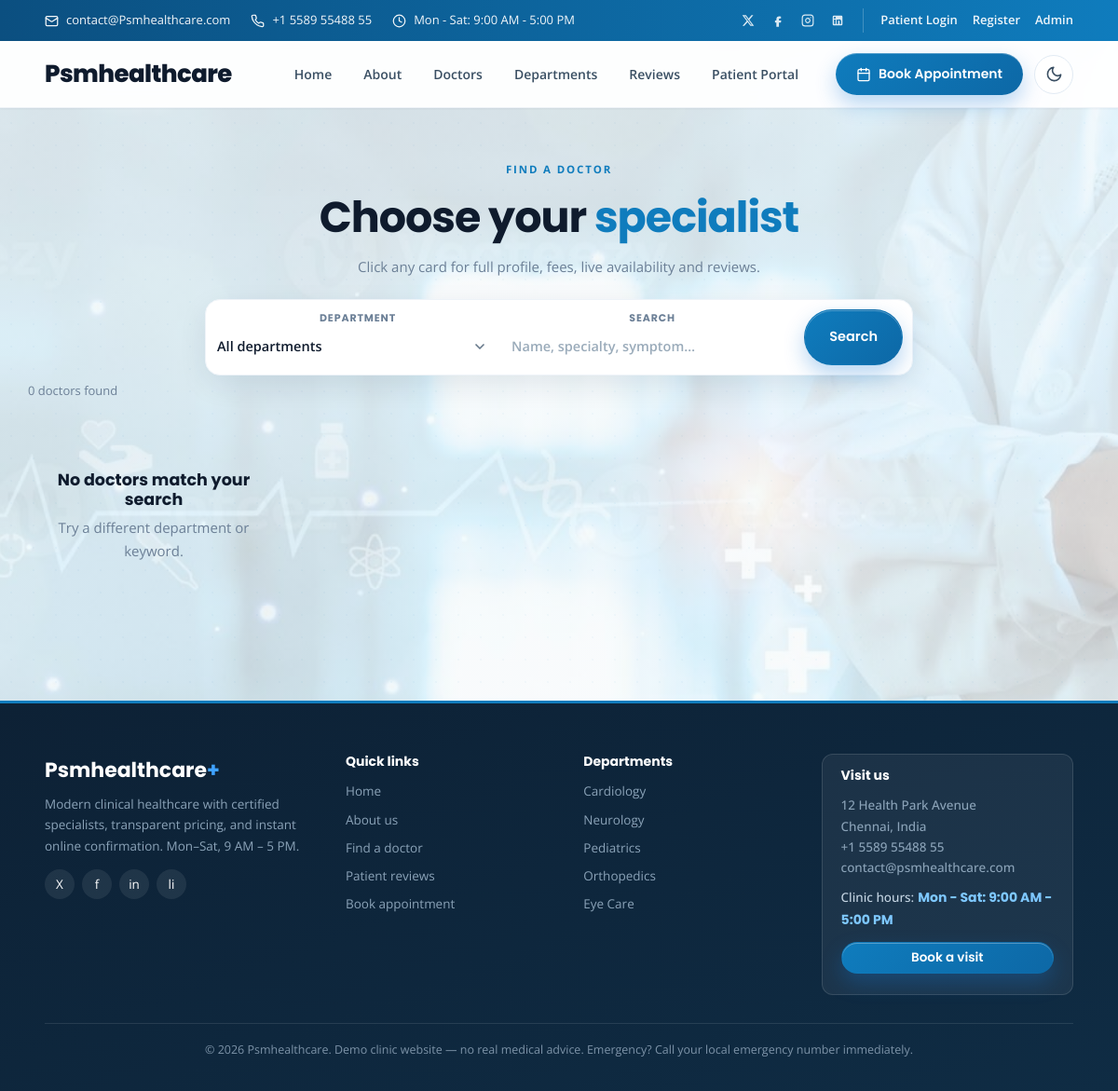
/doctors?dept=8, run on an earlier commit of the app's database.
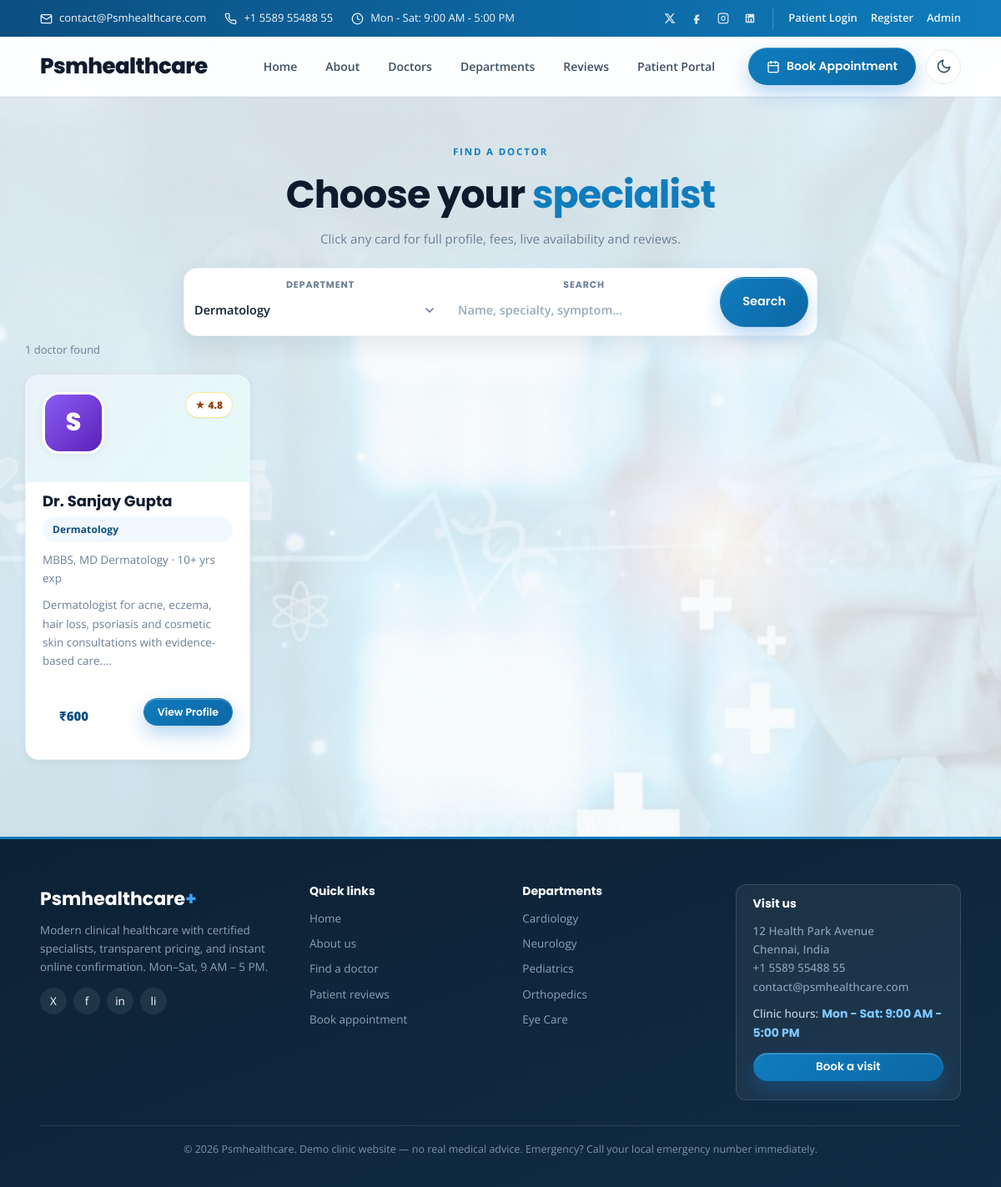
And on a later commit of the database.
### tables this page shows
CREATE TABLE doctors (
        id INTEGER PRIMARY KEY AUTOINCREMENT,
        name TEXT NOT NULL,
        branch_id INTEGER NOT NULL REFERENCES branches(id) ON DELETE CASCADE
    , qualification TEXT NOT NULL DEFAULT '', experience INTEGER NOT NULL DEFAULT 0, bio TEXT NOT NULL DEFAULT '', languages TEXT NOT NULL DEFAULT 'English', fee INTEGER NOT NULL DEFAULT 500, rating REAL NOT NULL DEFAULT 4.8);

CREATE TABLE branches (
        id INTEGER PRIMARY KEY AUTOINCREMENT,
        name TEXT NOT NULL UNIQUE
    );

### app.py (the view)
@app.route("/doctors")
def doctors_page():
    q = (request.args.get("q") or "").strip()
    dept = request.args.get("dept", type=int)
    connection = db()
    branches = connection.execute("SELECT * FROM branches ORDER BY name").fetchall()
    sql = """
        SELECT d.*, b.name AS branch FROM doctors d
        JOIN branches b ON b.id = d.branch_id WHERE 1=1
    """
    params = []
    if dept:
        sql += " AND d.branch_id = ?"
        params.append(dept)
    if q:
        sql += " AND (d.name LIKE ? OR d.qualification LIKE ? OR b.name LIKE ?)"
        params += [f"%{q}%", f"%{q}%", f"%{q}%"]
    sql += " ORDER BY d.rating DESC, d.experience DESC"
    doctors = connection.execute(sql, params).fetchall()
    connection.close()
    return render_template("doctors.html", doctors=doctors, branches=branches, q=q, active_dept=dept)

### app.py (called while the page is built)
def db():
    os.makedirs(os.path.dirname(DB_PATH), exist_ok=True)
    connection = sqlite3.connect(DB_PATH)
    connection.row_factory = sqlite3.Row
    connection.execute("PRAGMA foreign_keys = ON")
    return connection

def current_user():
    return session.get("user")

@app.context_processor
def globals_for_templates():
    return {
        "current_user": current_user(),
        "today": date.today().isoformat(),
        "booking_days": BOOKING_DAYS,
        "consultation_fee": CONSULTATION_FEE,
        "currency_symbol": CURRENCY_SYMBOL,
        "hold_minutes": PAYMENT_HOLD_MINUTES
    }

### templates/doctors.html (shortened to what this page needs)
{% extends 'base.html' %}
{% block content %}
<section class="page-hero slim">
    <span class="eyebrow">FIND A DOCTOR</span>
    <h1>Choose your <em>specialist</em></h1>
    <p>Click any card for full profile, fees, live availability and reviews.</p>
    <form class="hero-search centered" method="get">
        <div class="hs-field"><label>Department</label>
            <select name="dept"><option value="">All departments</option>{% for b in branches %}<option value="{{ b.id }}" {% if active_dept==b.id %}selected{% endif %}>{{ b.name }}</option>{% endfor %}</select>
        </div>
        <div class="hs-field"><label>Search</label><input name="q" value="{{ q }}" placeholder="Name, specialty, symptom…"></div>
        <button class="btn btn-primary" type="submit">Search</button>
    </form>
</section>
<section class="section">
    <p class="muted" style="margin-bottom:18px">{{ doctors|length }} doctor{{ 's' if doctors|length != 1 }} found</p>
    <div class="doctors-grid pro-grid">
        {% for doc in doctors %}
        <a class="doctor-card pro-card" href="{{ url_for('doctor_detail', doctor_id=doc.id) }}">
            <div class="doc-top"><div class="doc-photo p-{{ (doc.id % 6) + 1 }}">{{ doc.name[0] }}</div><span class="rating-chip">★ {{ '%.1f'|format(doc.rating or 4.8) }}</span></div>
            <h4>Dr. {{ doc.name }}</h4>
            <span class="badge">{{ doc.branch }}</span>
            <p class="doc-qual">{{ doc.qualification or 'MBBS, MD' }} · {{ doc.experience or 5 }}+ yrs exp</p>
            <p class="doc-bio">{{ (doc.bio or '')[:110] }}…</p>
            <div class="doc-foot"><span class="doc-fee">{{ currency_symbol }}{{ doc.fee if doc.fee is not none else consultation_fee }}</span><span class="btn btn-primary btn-sm">View Profile</span></div>
        </a>
        {% else %}
        <div class="empty"><h3>No doctors match your search</h3><p>Try a different department or keyword.</p></div>
        {% endfor %}
    </div>
</section>
{% endblock %}

What changed in the data, as far as the page shows it:
added doctors: name "S", rating "4.8", name "Sanjay Gupta", branch "Dermatology", qualification "MBBS, MD Dermatology", experience "10", bio "Dermatologist for acne, eczema, hair loss, psoriasis and cosmetic skin consultations with evidence-based care.", currency_symbol "₹", fee "600"
Also different on the page:
form field dept: "All departments" → "Dermatology"
{{ doctors|length }}: "0" → "1"
{{ 's' if doctors|length != 1 }}: "s" → (not shown)
text no longer shown: "No doctors match your search Try a different department or keyword."
